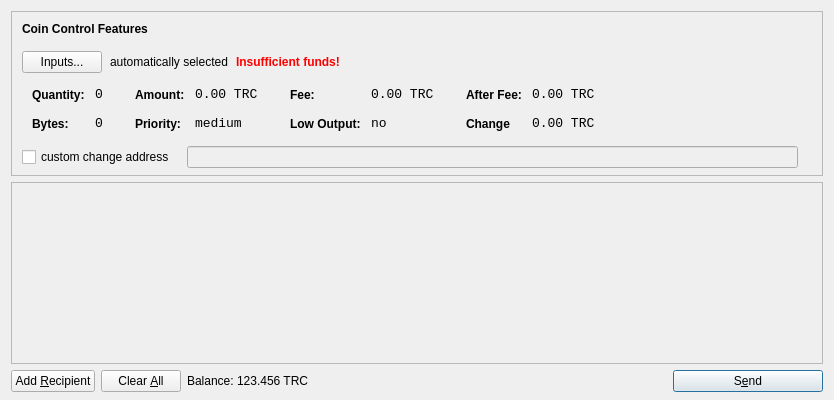
<?xml version="1.0" encoding="UTF-8"?>
<ui version="4.0">
 <class>SendCoinsDialog</class>
 <widget class="QDialog" name="SendCoinsDialog">
  <property name="geometry">
   <rect>
    <x>0</x>
    <y>0</y>
    <width>650</width>
    <height>400</height>
   </rect>
  </property>
  <property name="windowTitle">
   <string>Send Coins</string>
  </property>
  <layout class="QVBoxLayout" name="verticalLayout" stretch="0,1,0">
   <property name="bottomMargin">
    <number>8</number>
   </property>
   <item>
    <widget class="QFrame" name="frameCoinControl">
     <property name="sizePolicy">
      <sizepolicy hsizetype="Expanding" vsizetype="Expanding">
       <horstretch>0</horstretch>
       <verstretch>0</verstretch>
      </sizepolicy>
     </property>
     <property name="maximumSize">
      <size>
       <width>16777215</width>
       <height>16777215</height>
      </size>
     </property>
     <property name="frameShape">
      <enum>QFrame::StyledPanel</enum>
     </property>
     <property name="frameShadow">
      <enum>QFrame::Sunken</enum>
     </property>
     <layout class="QVBoxLayout" name="verticalLayoutCoinControl2">
      <property name="spacing">
       <number>-1</number>
      </property>
      <property name="leftMargin">
       <number>0</number>
      </property>
      <property name="topMargin">
       <number>0</number>
      </property>
      <property name="rightMargin">
       <number>0</number>
      </property>
      <property name="bottomMargin">
       <number>6</number>
      </property>
      <item>
       <layout class="QVBoxLayout" name="verticalLayoutCoinControl" stretch="0,0,0,0,1">
        <property name="spacing">
         <number>0</number>
        </property>
        <property name="leftMargin">
         <number>10</number>
        </property>
        <property name="topMargin">
         <number>10</number>
        </property>
        <item>
         <layout class="QHBoxLayout" name="horizontalLayoutCoinControl1">
          <property name="bottomMargin">
           <number>15</number>
          </property>
          <item>
           <widget class="QLabel" name="labelCoinControlFeatures">
            <property name="sizePolicy">
             <sizepolicy hsizetype="Preferred" vsizetype="Maximum">
              <horstretch>0</horstretch>
              <verstretch>0</verstretch>
             </sizepolicy>
            </property>
            <property name="font">
             <font>
              <weight>75</weight>
              <bold>true</bold>
             </font>
            </property>
            <property name="styleSheet">
             <string notr="true">font-weight:bold;</string>
            </property>
            <property name="text">
             <string>Coin Control Features</string>
            </property>
           </widget>
          </item>
         </layout>
        </item>
        <item>
         <layout class="QHBoxLayout" name="horizontalLayoutCoinControl2" stretch="0,0,0,0">
          <property name="spacing">
           <number>8</number>
          </property>
          <property name="bottomMargin">
           <number>10</number>
          </property>
          <item>
           <widget class="QPushButton" name="pushButtonCoinControl">
            <property name="styleSheet">
             <string notr="true"/>
            </property>
            <property name="text">
             <string>Inputs...</string>
            </property>
           </widget>
          </item>
          <item>
           <widget class="QLabel" name="labelCoinControlAutomaticallySelected">
            <property name="text">
             <string>automatically selected</string>
            </property>
            <property name="margin">
             <number>5</number>
            </property>
           </widget>
          </item>
          <item>
           <widget class="QLabel" name="labelCoinControlInsuffFunds">
            <property name="font">
             <font>
              <weight>75</weight>
              <bold>true</bold>
             </font>
            </property>
            <property name="styleSheet">
             <string notr="true">color:red;font-weight:bold;</string>
            </property>
            <property name="text">
             <string>Insufficient funds!</string>
            </property>
            <property name="margin">
             <number>5</number>
            </property>
           </widget>
          </item>
          <item>
           <spacer name="horizontalSpacerCoinControl">
            <property name="orientation">
             <enum>Qt::Horizontal</enum>
            </property>
            <property name="sizeHint" stdset="0">
             <size>
              <width>40</width>
              <height>1</height>
             </size>
            </property>
           </spacer>
          </item>
         </layout>
        </item>
        <item>
         <widget class="QWidget" name="widgetCoinControl" native="true">
          <property name="sizePolicy">
           <sizepolicy hsizetype="Preferred" vsizetype="Preferred">
            <horstretch>0</horstretch>
            <verstretch>0</verstretch>
           </sizepolicy>
          </property>
          <property name="minimumSize">
           <size>
            <width>0</width>
            <height>0</height>
           </size>
          </property>
          <property name="styleSheet">
           <string notr="true"/>
          </property>
          <layout class="QHBoxLayout" name="horizontalLayoutCoinControl5">
           <property name="margin">
            <number>0</number>
           </property>
           <item>
            <layout class="QHBoxLayout" name="horizontalLayoutCoinControl3" stretch="0,0,0,1">
             <property name="spacing">
              <number>20</number>
             </property>
             <property name="topMargin">
              <number>0</number>
             </property>
             <property name="bottomMargin">
              <number>10</number>
             </property>
             <item>
              <layout class="QFormLayout" name="formLayoutCoinControl1">
               <property name="horizontalSpacing">
                <number>10</number>
               </property>
               <property name="verticalSpacing">
                <number>14</number>
               </property>
               <property name="leftMargin">
                <number>10</number>
               </property>
               <property name="topMargin">
                <number>4</number>
               </property>
               <property name="rightMargin">
                <number>6</number>
               </property>
               <item row="0" column="0">
                <widget class="QLabel" name="labelCoinControlQuantityText">
                 <property name="styleSheet">
                  <string notr="true">font-weight:bold;</string>
                 </property>
                 <property name="text">
                  <string>Quantity:</string>
                 </property>
                 <property name="margin">
                  <number>0</number>
                 </property>
                </widget>
               </item>
               <item row="0" column="1">
                <widget class="QLabel" name="labelCoinControlQuantity">
                 <property name="font">
                  <font>
                   <family>Monospace</family>
                   <pointsize>10</pointsize>
                  </font>
                 </property>
                 <property name="cursor">
                  <cursorShape>IBeamCursor</cursorShape>
                 </property>
                 <property name="contextMenuPolicy">
                  <enum>Qt::ActionsContextMenu</enum>
                 </property>
                 <property name="text">
                  <string>0</string>
                 </property>
                 <property name="margin">
                  <number>0</number>
                 </property>
                 <property name="textInteractionFlags">
                  <set>Qt::LinksAccessibleByMouse|Qt::TextSelectableByKeyboard|Qt::TextSelectableByMouse</set>
                 </property>
                </widget>
               </item>
               <item row="1" column="0">
                <widget class="QLabel" name="labelCoinControlBytesText">
                 <property name="styleSheet">
                  <string notr="true">font-weight:bold;</string>
                 </property>
                 <property name="text">
                  <string>Bytes:</string>
                 </property>
                </widget>
               </item>
               <item row="1" column="1">
                <widget class="QLabel" name="labelCoinControlBytes">
                 <property name="font">
                  <font>
                   <family>Monospace</family>
                   <pointsize>10</pointsize>
                  </font>
                 </property>
                 <property name="cursor">
                  <cursorShape>IBeamCursor</cursorShape>
                 </property>
                 <property name="contextMenuPolicy">
                  <enum>Qt::ActionsContextMenu</enum>
                 </property>
                 <property name="text">
                  <string>0</string>
                 </property>
                 <property name="textInteractionFlags">
                  <set>Qt::LinksAccessibleByMouse|Qt::TextSelectableByKeyboard|Qt::TextSelectableByMouse</set>
                 </property>
                </widget>
               </item>
              </layout>
             </item>
             <item>
              <layout class="QFormLayout" name="formLayoutCoinControl2">
               <property name="horizontalSpacing">
                <number>10</number>
               </property>
               <property name="verticalSpacing">
                <number>14</number>
               </property>
               <property name="leftMargin">
                <number>6</number>
               </property>
               <property name="topMargin">
                <number>4</number>
               </property>
               <property name="rightMargin">
                <number>6</number>
               </property>
               <item row="0" column="0">
                <widget class="QLabel" name="labelCoinControlAmountText">
                 <property name="styleSheet">
                  <string notr="true">font-weight:bold;</string>
                 </property>
                 <property name="text">
                  <string>Amount:</string>
                 </property>
                 <property name="margin">
                  <number>0</number>
                 </property>
                </widget>
               </item>
               <item row="0" column="1">
                <widget class="QLabel" name="labelCoinControlAmount">
                 <property name="font">
                  <font>
                   <family>Monospace</family>
                   <pointsize>10</pointsize>
                  </font>
                 </property>
                 <property name="cursor">
                  <cursorShape>IBeamCursor</cursorShape>
                 </property>
                 <property name="contextMenuPolicy">
                  <enum>Qt::ActionsContextMenu</enum>
                 </property>
                 <property name="text">
                  <string>0.00 TRC</string>
                 </property>
                 <property name="textInteractionFlags">
                  <set>Qt::LinksAccessibleByMouse|Qt::TextSelectableByKeyboard|Qt::TextSelectableByMouse</set>
                 </property>
                </widget>
               </item>
               <item row="1" column="0">
                <widget class="QLabel" name="labelCoinControlPriorityText">
                 <property name="styleSheet">
                  <string notr="true">font-weight:bold;</string>
                 </property>
                 <property name="text">
                  <string>Priority:</string>
                 </property>
                </widget>
               </item>
               <item row="1" column="1">
                <widget class="QLabel" name="labelCoinControlPriority">
                 <property name="font">
                  <font>
                   <family>Monospace</family>
                   <pointsize>10</pointsize>
                  </font>
                 </property>
                 <property name="cursor">
                  <cursorShape>IBeamCursor</cursorShape>
                 </property>
                 <property name="contextMenuPolicy">
                  <enum>Qt::ActionsContextMenu</enum>
                 </property>
                 <property name="text">
                  <string>medium</string>
                 </property>
                 <property name="textInteractionFlags">
                  <set>Qt::LinksAccessibleByMouse|Qt::TextSelectableByKeyboard|Qt::TextSelectableByMouse</set>
                 </property>
                </widget>
               </item>
              </layout>
             </item>
             <item>
              <layout class="QFormLayout" name="formLayoutCoinControl3">
               <property name="horizontalSpacing">
                <number>10</number>
               </property>
               <property name="verticalSpacing">
                <number>14</number>
               </property>
               <property name="leftMargin">
                <number>6</number>
               </property>
               <property name="topMargin">
                <number>4</number>
               </property>
               <property name="rightMargin">
                <number>6</number>
               </property>
               <item row="0" column="0">
                <widget class="QLabel" name="labelCoinControlFeeText">
                 <property name="styleSheet">
                  <string notr="true">font-weight:bold;</string>
                 </property>
                 <property name="text">
                  <string>Fee:</string>
                 </property>
                 <property name="margin">
                  <number>0</number>
                 </property>
                </widget>
               </item>
               <item row="0" column="1">
                <widget class="QLabel" name="labelCoinControlFee">
                 <property name="font">
                  <font>
                   <family>Monospace</family>
                   <pointsize>10</pointsize>
                  </font>
                 </property>
                 <property name="cursor">
                  <cursorShape>IBeamCursor</cursorShape>
                 </property>
                 <property name="contextMenuPolicy">
                  <enum>Qt::ActionsContextMenu</enum>
                 </property>
                 <property name="text">
                  <string>0.00 TRC</string>
                 </property>
                 <property name="textInteractionFlags">
                  <set>Qt::LinksAccessibleByMouse|Qt::TextSelectableByKeyboard|Qt::TextSelectableByMouse</set>
                 </property>
                </widget>
               </item>
               <item row="1" column="0">
                <widget class="QLabel" name="labelCoinControlLowOutputText">
                 <property name="styleSheet">
                  <string notr="true">font-weight:bold;</string>
                 </property>
                 <property name="text">
                  <string>Low Output:</string>
                 </property>
                </widget>
               </item>
               <item row="1" column="1">
                <widget class="QLabel" name="labelCoinControlLowOutput">
                 <property name="font">
                  <font>
                   <family>Monospace</family>
                   <pointsize>10</pointsize>
                  </font>
                 </property>
                 <property name="cursor">
                  <cursorShape>IBeamCursor</cursorShape>
                 </property>
                 <property name="contextMenuPolicy">
                  <enum>Qt::ActionsContextMenu</enum>
                 </property>
                 <property name="text">
                  <string>no</string>
                 </property>
                 <property name="textInteractionFlags">
                  <set>Qt::LinksAccessibleByMouse|Qt::TextSelectableByKeyboard|Qt::TextSelectableByMouse</set>
                 </property>
                </widget>
               </item>
              </layout>
             </item>
             <item>
              <layout class="QFormLayout" name="formLayoutCoinControl4">
               <property name="horizontalSpacing">
                <number>10</number>
               </property>
               <property name="verticalSpacing">
                <number>14</number>
               </property>
               <property name="leftMargin">
                <number>6</number>
               </property>
               <property name="topMargin">
                <number>4</number>
               </property>
               <property name="rightMargin">
                <number>6</number>
               </property>
               <item row="0" column="0">
                <widget class="QLabel" name="labelCoinControlAfterFeeText">
                 <property name="styleSheet">
                  <string notr="true">font-weight:bold;</string>
                 </property>
                 <property name="text">
                  <string>After Fee:</string>
                 </property>
                 <property name="margin">
                  <number>0</number>
                 </property>
                </widget>
               </item>
               <item row="0" column="1">
                <widget class="QLabel" name="labelCoinControlAfterFee">
                 <property name="font">
                  <font>
                   <family>Monospace</family>
                   <pointsize>10</pointsize>
                  </font>
                 </property>
                 <property name="cursor">
                  <cursorShape>IBeamCursor</cursorShape>
                 </property>
                 <property name="contextMenuPolicy">
                  <enum>Qt::ActionsContextMenu</enum>
                 </property>
                 <property name="text">
                  <string>0.00 TRC</string>
                 </property>
                 <property name="textInteractionFlags">
                  <set>Qt::LinksAccessibleByMouse|Qt::TextSelectableByKeyboard|Qt::TextSelectableByMouse</set>
                 </property>
                </widget>
               </item>
               <item row="1" column="0">
                <widget class="QLabel" name="labelCoinControlChangeText">
                 <property name="styleSheet">
                  <string notr="true">font-weight:bold;</string>
                 </property>
                 <property name="text">
                  <string>Change</string>
                 </property>
                </widget>
               </item>
               <item row="1" column="1">
                <widget class="QLabel" name="labelCoinControlChange">
                 <property name="font">
                  <font>
                   <family>Monospace</family>
                   <pointsize>10</pointsize>
                  </font>
                 </property>
                 <property name="cursor">
                  <cursorShape>IBeamCursor</cursorShape>
                 </property>
                 <property name="contextMenuPolicy">
                  <enum>Qt::ActionsContextMenu</enum>
                 </property>
                 <property name="text">
                  <string>0.00 TRC</string>
                 </property>
                 <property name="textInteractionFlags">
                  <set>Qt::LinksAccessibleByMouse|Qt::TextSelectableByKeyboard|Qt::TextSelectableByMouse</set>
                 </property>
                </widget>
               </item>
              </layout>
             </item>
            </layout>
           </item>
          </layout>
         </widget>
        </item>
        <item>
         <layout class="QHBoxLayout" name="horizontalLayoutCoinControl4" stretch="0,0,0">
          <property name="spacing">
           <number>12</number>
          </property>
          <property name="sizeConstraint">
           <enum>QLayout::SetDefaultConstraint</enum>
          </property>
          <property name="topMargin">
           <number>5</number>
          </property>
          <property name="rightMargin">
           <number>5</number>
          </property>
          <item>
           <widget class="QCheckBox" name="checkBoxCoinControlChange">
            <property name="text">
             <string>custom change address</string>
            </property>
           </widget>
          </item>
          <item>
           <widget class="QLineEdit" name="lineEditCoinControlChange">
            <property name="enabled">
             <bool>false</bool>
            </property>
            <property name="sizePolicy">
             <sizepolicy hsizetype="Expanding" vsizetype="Fixed">
              <horstretch>0</horstretch>
              <verstretch>0</verstretch>
             </sizepolicy>
            </property>
           </widget>
          </item>
          <item>
           <widget class="QLabel" name="labelCoinControlChangeLabel">
            <property name="sizePolicy">
             <sizepolicy hsizetype="Preferred" vsizetype="Expanding">
              <horstretch>0</horstretch>
              <verstretch>0</verstretch>
             </sizepolicy>
            </property>
            <property name="minimumSize">
             <size>
              <width>0</width>
              <height>0</height>
             </size>
            </property>
            <property name="text">
             <string/>
            </property>
            <property name="margin">
             <number>3</number>
            </property>
           </widget>
          </item>
         </layout>
        </item>
        <item>
         <spacer name="verticalSpacerCoinControl">
          <property name="orientation">
           <enum>Qt::Vertical</enum>
          </property>
          <property name="sizeHint" stdset="0">
           <size>
            <width>800</width>
            <height>1</height>
           </size>
          </property>
         </spacer>
        </item>
       </layout>
      </item>
     </layout>
    </widget>
   </item>
   <item>
    <widget class="QScrollArea" name="scrollArea">
     <property name="widgetResizable">
      <bool>true</bool>
     </property>
     <widget class="QWidget" name="scrollAreaWidgetContents">
      <property name="geometry">
       <rect>
        <x>0</x>
        <y>0</y>
        <width>830</width>
        <height>165</height>
       </rect>
      </property>
      <layout class="QVBoxLayout" name="verticalLayout_2">
       <property name="margin">
        <number>0</number>
       </property>
       <item>
        <layout class="QVBoxLayout" name="entries">
         <property name="spacing">
          <number>6</number>
         </property>
        </layout>
       </item>
       <item>
        <spacer name="verticalSpacer">
         <property name="orientation">
          <enum>Qt::Vertical</enum>
         </property>
         <property name="sizeHint" stdset="0">
          <size>
           <width>20</width>
           <height>40</height>
          </size>
         </property>
        </spacer>
       </item>
      </layout>
     </widget>
    </widget>
   </item>
   <item>
    <layout class="QHBoxLayout" name="horizontalLayout">
     <item>
      <widget class="QPushButton" name="addButton">
       <property name="toolTip">
        <string>Send to multiple recipients at once</string>
       </property>
       <property name="text">
        <string>Add &amp;Recipient</string>
       </property>
       <property name="icon">
        <iconset resource="../bitcoin.qrc">
         <normaloff>:/icons/add</normaloff>:/icons/add</iconset>
       </property>
       <property name="autoDefault">
        <bool>false</bool>
       </property>
      </widget>
     </item>
     <item>
      <widget class="QPushButton" name="clearButton">
       <property name="sizePolicy">
        <sizepolicy hsizetype="Minimum" vsizetype="Fixed">
         <horstretch>0</horstretch>
         <verstretch>0</verstretch>
        </sizepolicy>
       </property>
       <property name="toolTip">
        <string>Remove all transaction fields</string>
       </property>
       <property name="text">
        <string>Clear &amp;All</string>
       </property>
       <property name="icon">
        <iconset resource="../bitcoin.qrc">
         <normaloff>:/icons/remove</normaloff>:/icons/remove</iconset>
       </property>
       <property name="autoRepeatDelay">
        <number>300</number>
       </property>
       <property name="autoDefault">
        <bool>false</bool>
       </property>
      </widget>
     </item>
     <item>
      <layout class="QHBoxLayout" name="horizontalLayout_2">
       <property name="spacing">
        <number>3</number>
       </property>
       <item>
        <widget class="QLabel" name="label">
         <property name="sizePolicy">
          <sizepolicy hsizetype="Preferred" vsizetype="Fixed">
           <horstretch>0</horstretch>
           <verstretch>0</verstretch>
          </sizepolicy>
         </property>
         <property name="text">
          <string>Balance:</string>
         </property>
        </widget>
       </item>
       <item>
        <widget class="QLabel" name="labelBalance">
         <property name="sizePolicy">
          <sizepolicy hsizetype="Preferred" vsizetype="Fixed">
           <horstretch>0</horstretch>
           <verstretch>0</verstretch>
          </sizepolicy>
         </property>
         <property name="cursor">
          <cursorShape>IBeamCursor</cursorShape>
         </property>
         <property name="text">
          <string>123.456 TRC</string>
         </property>
         <property name="textInteractionFlags">
          <set>Qt::LinksAccessibleByMouse|Qt::TextSelectableByKeyboard|Qt::TextSelectableByMouse</set>
         </property>
        </widget>
       </item>
      </layout>
     </item>
     <item>
      <spacer name="horizontalSpacer">
       <property name="orientation">
        <enum>Qt::Horizontal</enum>
       </property>
       <property name="sizeHint" stdset="0">
        <size>
         <width>40</width>
         <height>20</height>
        </size>
       </property>
      </spacer>
     </item>
     <item>
      <widget class="QPushButton" name="sendButton">
       <property name="minimumSize">
        <size>
         <width>150</width>
         <height>0</height>
        </size>
       </property>
       <property name="toolTip">
        <string>Confirm the send action</string>
       </property>
       <property name="text">
        <string>S&amp;end</string>
       </property>
       <property name="icon">
        <iconset resource="../bitcoin.qrc">
         <normaloff>:/icons/send</normaloff>:/icons/send</iconset>
       </property>
       <property name="default">
        <bool>true</bool>
       </property>
      </widget>
     </item>
    </layout>
   </item>
  </layout>
 </widget>
 <resources>
  <include location="../bitcoin.qrc"/>
 </resources>
 <connections/>
</ui>
